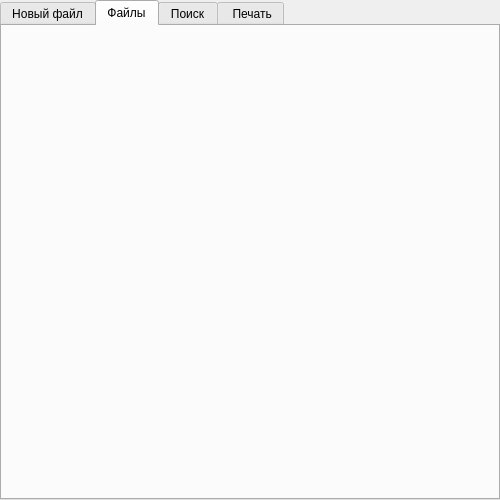
<?xml version="1.0" encoding="UTF-8"?>
<ui version="4.0">
 <class>StudentHelperWiget</class>
 <widget class="QWidget" name="StudentHelperWiget">
  <property name="geometry">
   <rect>
    <x>0</x>
    <y>0</y>
    <width>500</width>
    <height>500</height>
   </rect>
  </property>
  <property name="windowTitle">
   <string>Student Helper</string>
  </property>
  <layout class="QGridLayout" name="gridLayout">
   <property name="leftMargin">
    <number>0</number>
   </property>
   <property name="topMargin">
    <number>0</number>
   </property>
   <property name="rightMargin">
    <number>0</number>
   </property>
   <property name="bottomMargin">
    <number>0</number>
   </property>
   <property name="spacing">
    <number>0</number>
   </property>
   <item row="0" column="0">
    <widget class="QTabWidget" name="tabWidget">
     <property name="currentIndex">
      <number>1</number>
     </property>
     <widget class="QWidget" name="addTab">
      <attribute name="title">
       <string>Новый файл</string>
      </attribute>
     </widget>
     <widget class="QWidget" name="fileTab">
      <attribute name="title">
       <string>Файлы</string>
      </attribute>
      <layout class="QVBoxLayout" name="verticalLayout">
       <property name="spacing">
        <number>0</number>
       </property>
       <property name="leftMargin">
        <number>0</number>
       </property>
       <property name="topMargin">
        <number>0</number>
       </property>
       <property name="rightMargin">
        <number>0</number>
       </property>
       <property name="bottomMargin">
        <number>0</number>
       </property>
      </layout>
     </widget>
     <widget class="QWidget" name="searchTab">
      <attribute name="title">
       <string>Поиск</string>
      </attribute>
     </widget>
     <widget class="QWidget" name="printTab">
      <attribute name="title">
       <string> Печать</string>
      </attribute>
     </widget>
    </widget>
   </item>
  </layout>
 </widget>
 <resources/>
 <connections/>
</ui>
